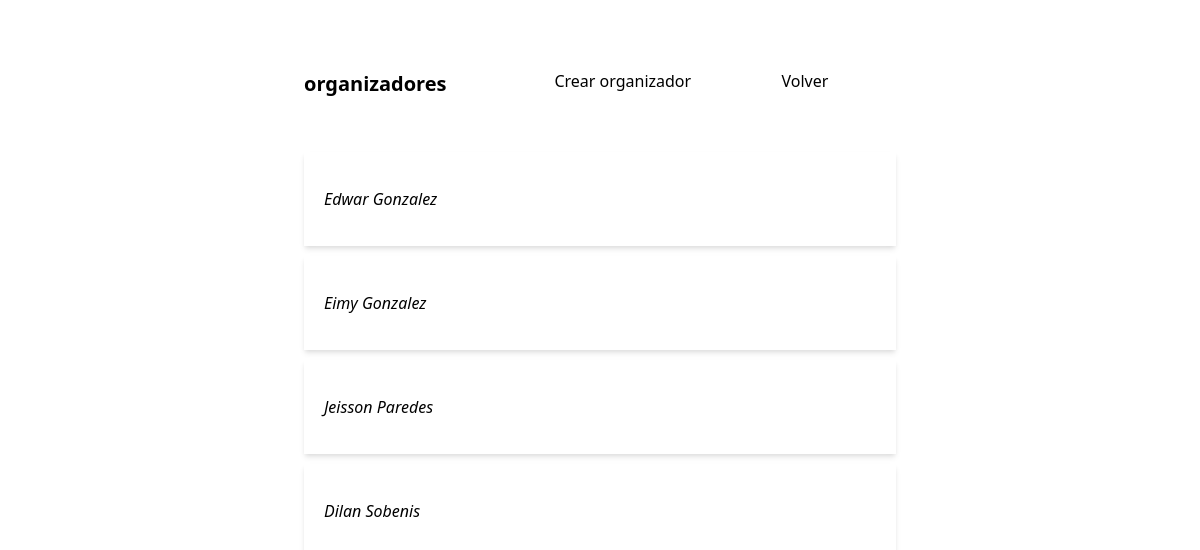
/organizadores/, run on an earlier commit of the app's database.
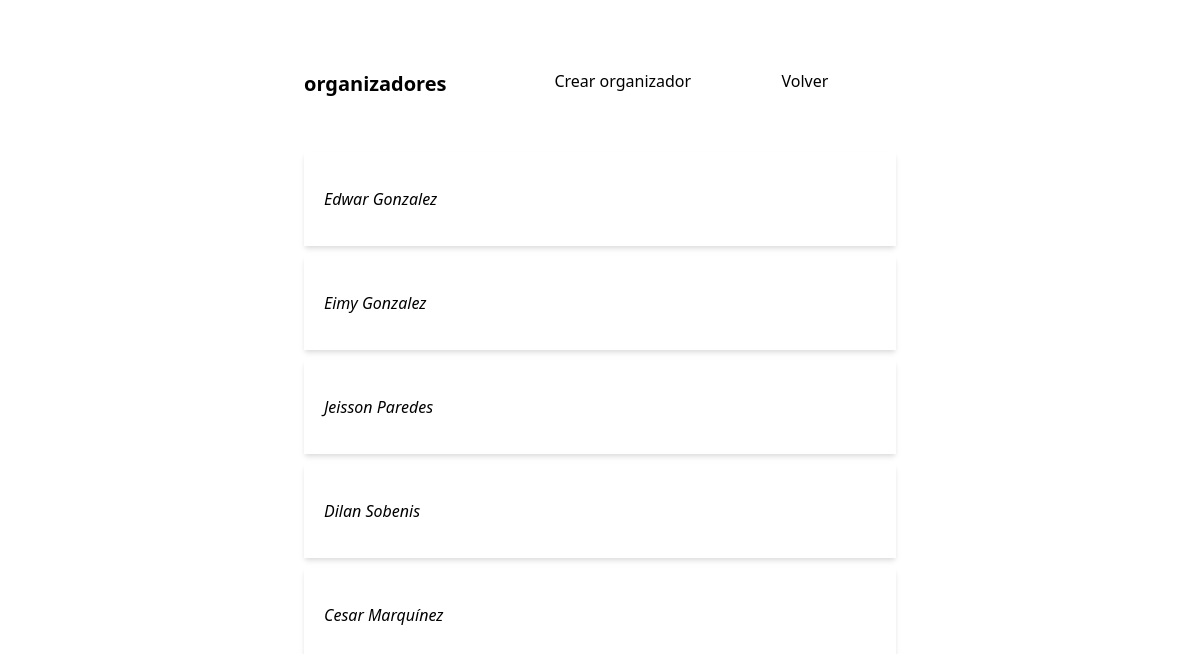
And on a later commit of the database.
### eventos/models.py (models this page shows, shortened)
class Organizador(models.Model):
    nombre = models.CharField(max_length=150)
    apellido = models.CharField(max_length=150)

### eventos/views.py (the view)
# urls.py: path('organizadores/', views.Organizadores.as_view(), name='organizadores'),
class Organizadores(ListView):
    model = Organizador
    template_name = 'organizadores.html'
    context_object_name = 'organizadores'

### eventos/templates/organizadores.html (shortened to what this page needs)
{% load static %}
<!DOCTYPE html>
<html lang="en">
<head>
    <link rel="stylesheet" href="{% static 'css/organizadores.css' %}">
</head>
<body>
    <div class="contenedor">
        <div class="contenedor-organizadores">
            <div class="headerOrganizadores">
                <h1>organizadores</h1>
                <a href="{% url 'crearOrganizador' %}">Crear organizador</a>
                <a href="{% url 'eventos' %}">Volver</a>
            </div>
            {% for organizador in organizadores %}
                <div class="organizadores-organizador">
                    <p>{{organizador.nombre}} {{organizador.apellido}}</p>
                </div>
            {% endfor %}
        </div>
    </div>
</body>
</html>

What changed in the data, as far as the page shows it:
added Organizador: nombre "Cesar", apellido "Marquínez"
